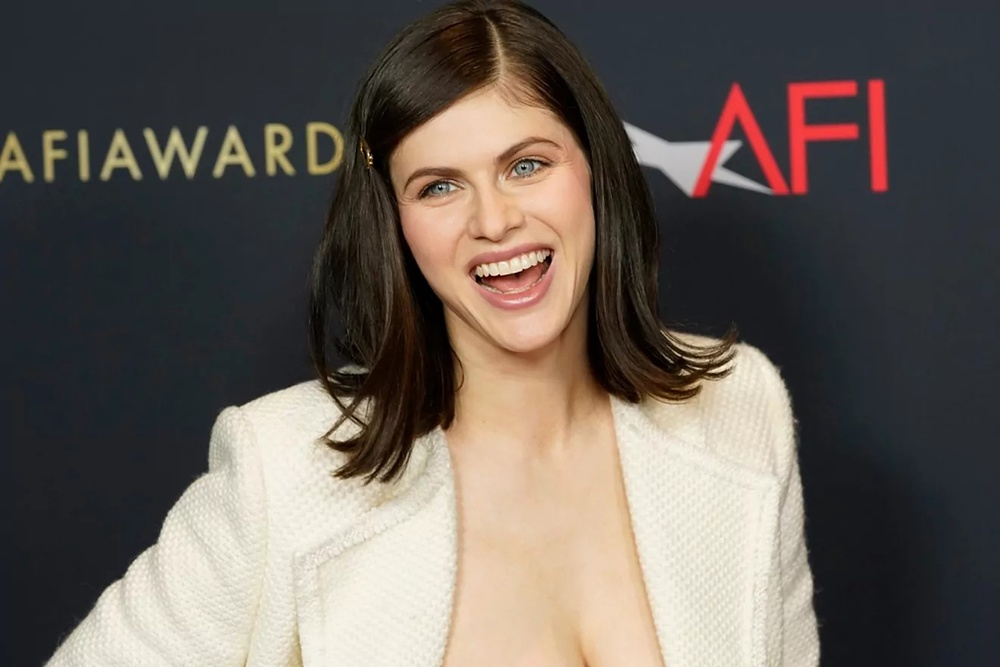
%> input picture Winter School/alex.jpg, 1000 x 667 px, shrunk from 1320 x 880 before the run
$ octave contrast.m   (GNU Octave 9; MATLAB toolbox functions it lacks are replaced by stand-ins)
%> lines starting %> are read from the running program, lines starting %| are printed output that depends on the picture
img1 = imread('alex.jpg');
%> img1 is the input picture: size 667x1000x3 uint8; mean R, G, B 103.8, 95.5, 88.8
img1 = rgb2gray(img1);
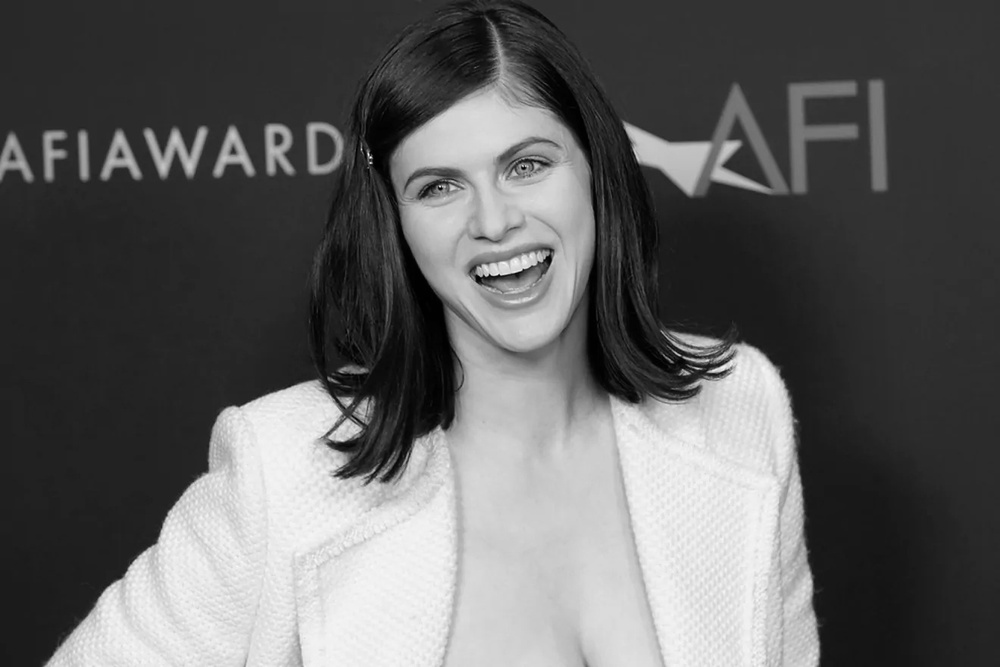
%> img1: size 667x1000 uint8; min 0, max 250, mean 97.2

contrastImg1 = imadjust(img1, [], [], 1);

contrastFilter = (double(img1)- 127)/127;
contrastIntensity = .6;

contrastedImg1 = (double(img1)/255 + contrastFilter )*contrastIntensity;

tiledlayout(1, 2)

nexttile
imshow(img1)
title('Image')

nexttile
imshow(contrastedImg1)
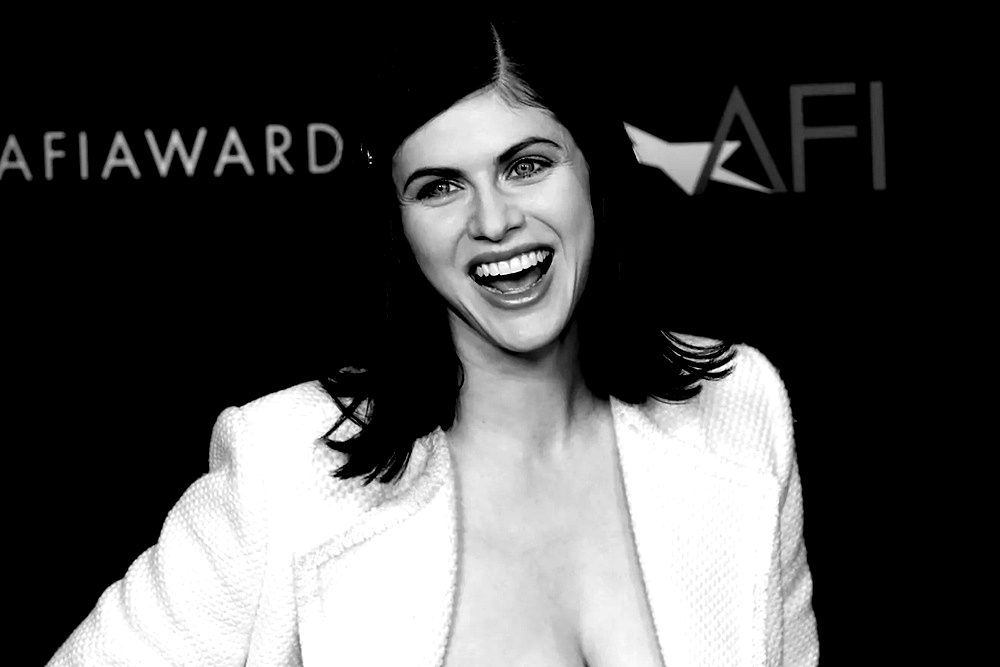
%> displayed picture: size 667x1000, on the screen's scale of 0 to 255; min 0, max 255, mean 73.4
title('Image')

$ run again, with Winter School/christian.jpg copied over Winter School/alex.jpg
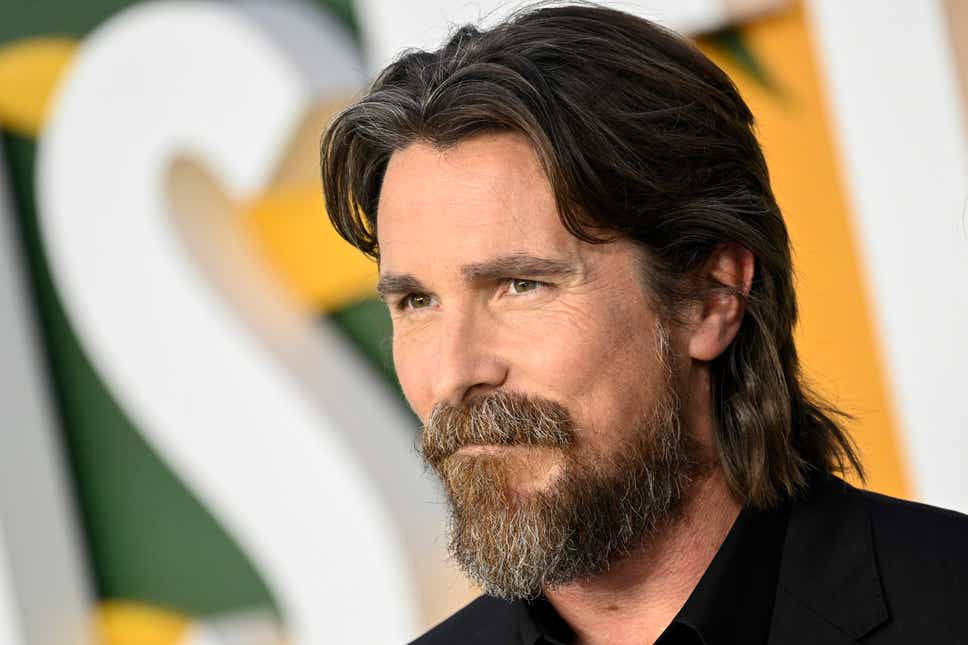
%> input picture Winter School/christian.jpg, 968 x 645 px
%> img1 is the input picture: size 645x968x3 uint8; mean R, G, B 155.3, 138.4, 118.2
%> `img1 = rgb2gray(img1);`:
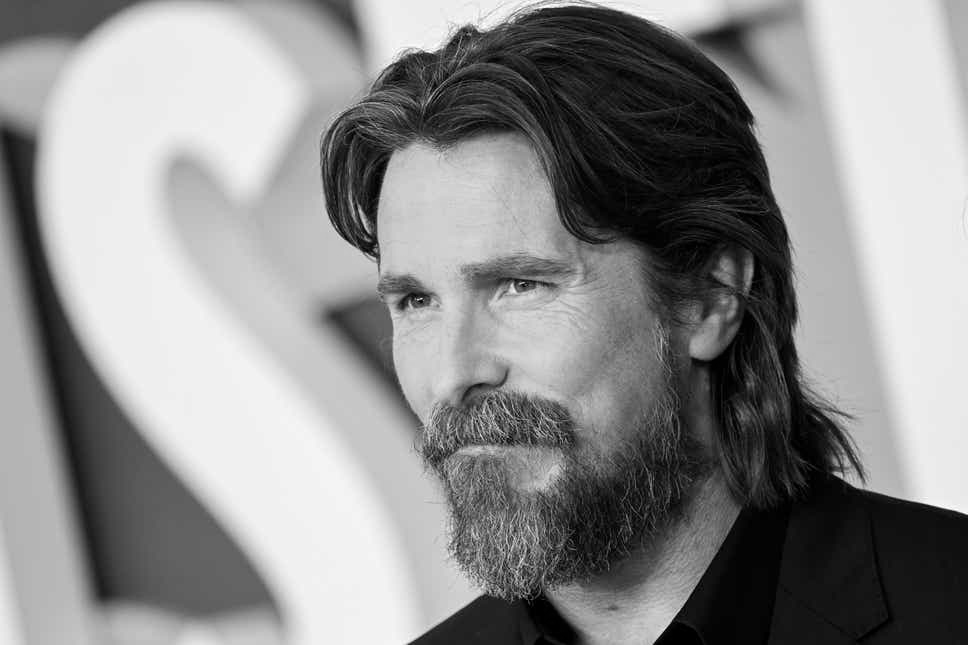
%> img1: size 645x968 uint8; min 0, max 255, mean 141.1
%> `imshow(contrastedImg1)`:
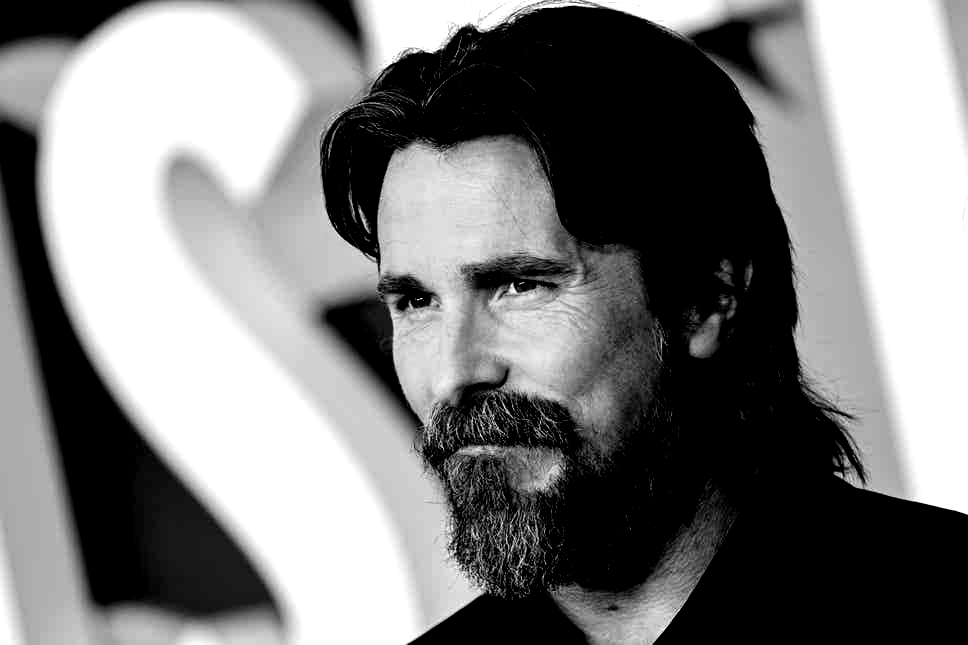
%> displayed picture: size 645x968, on the screen's scale of 0 to 255; min 0, max 255, mean 125.5
